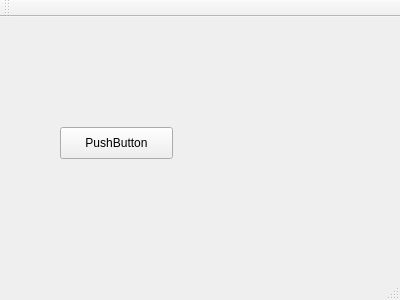
<?xml version="1.0" encoding="UTF-8"?>
<ui version="4.0">
 <class>MainWindow</class>
 <widget class="QMainWindow" name="MainWindow">
  <property name="geometry">
   <rect>
    <x>0</x>
    <y>0</y>
    <width>400</width>
    <height>300</height>
   </rect>
  </property>
  <property name="windowTitle">
   <string>MainWindow</string>
  </property>
  <widget class="QWidget" name="centralWidget">
   <widget class="QPushButton" name="pushButton">
    <property name="geometry">
     <rect>
      <x>60</x>
      <y>110</y>
      <width>113</width>
      <height>32</height>
     </rect>
    </property>
    <property name="text">
     <string>PushButton</string>
    </property>
   </widget>
  </widget>
  <widget class="QMenuBar" name="menuBar">
   <property name="geometry">
    <rect>
     <x>0</x>
     <y>0</y>
     <width>400</width>
     <height>22</height>
    </rect>
   </property>
  </widget>
  <widget class="QToolBar" name="mainToolBar">
   <attribute name="toolBarArea">
    <enum>TopToolBarArea</enum>
   </attribute>
   <attribute name="toolBarBreak">
    <bool>false</bool>
   </attribute>
  </widget>
  <widget class="QStatusBar" name="statusBar"/>
 </widget>
 <layoutdefault spacing="6" margin="11"/>
 <resources/>
 <connections/>
</ui>
